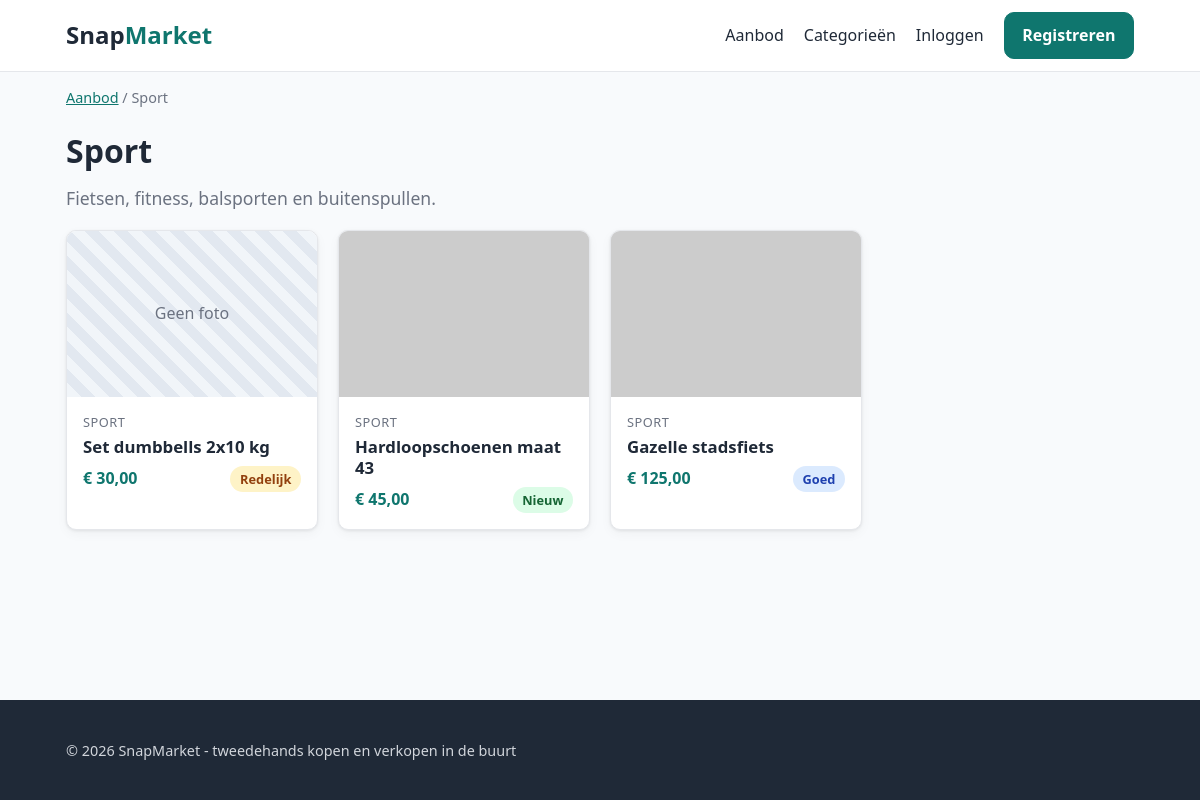
Screenshot of /items_index.php?category_id=4 with the database file from the repository.
### tables this page shows
CREATE TABLE categories (
    id INT UNSIGNED NOT NULL AUTO_INCREMENT,
    naam VARCHAR(50) NOT NULL,
    omschrijving VARCHAR(255) NOT NULL,
    PRIMARY KEY (id),
    UNIQUE KEY uq_categories_naam (naam)
);

CREATE TABLE items (
    id INT UNSIGNED NOT NULL AUTO_INCREMENT,
    titel VARCHAR(100) NOT NULL,
    omschrijving TEXT NOT NULL,
    prijs INT UNSIGNED NOT NULL,
    conditie ENUM('nieuw', 'goed', 'redelijk', 'slecht') NOT NULL,
    status ENUM('beschikbaar', 'verkocht') NOT NULL DEFAULT 'beschikbaar',
    foto_url VARCHAR(255) NULL,
    user_id INT UNSIGNED NOT NULL,
    category_id INT UNSIGNED NOT NULL,
    deleted_at DATETIME NULL,
    created_at TIMESTAMP NOT NULL DEFAULT CURRENT_TIMESTAMP,
    PRIMARY KEY (id),
    CONSTRAINT fk_items_user FOREIGN KEY (user_id) REFERENCES users (id),
    CONSTRAINT fk_items_category FOREIGN KEY (category_id) REFERENCES categories (id)
);

### www/functions.php (called while the page is built, shortened)
<?php
function formatPrijs($centen)
{
    return '€ ' . number_format($centen / 100, 2, ',', '.');
}

### www/item_card.php (the view, shortened to what this page needs)
<a class="card" href="item_detail.php?id=<?php echo $item['id']; ?>">
    <div class="card-image">
        <?php if (!empty($item['foto_url'])) : ?>
            <img src="<?php echo htmlspecialchars($item['foto_url']); ?>" alt="<?php echo htmlspecialchars($item['titel']); ?>" loading="lazy">
        <?php else : ?>
            <div class="no-image">Geen foto</div>
        <?php endif; ?>
    </div>
    <div class="card-body">
        <p class="card-category"><?php echo htmlspecialchars($item['categorie_naam']); ?></p>
        <h3 class="card-title"><?php echo $item['titel']; ?></h3>
        <div class="card-meta">
            <span class="price"><?php echo formatPrijs($item['prijs']); ?></span>
            <span class="badge badge-<?php echo htmlspecialchars($item['conditie']); ?>"><?php echo htmlspecialchars(ucfirst($item['conditie'])); ?></span>
        </div>
    </div>
</a>

### www/items_index.php (shortened to what this page needs)
<?php
require 'database.php';
require 'functions.php';
$category = null;
if (isset($_GET['category_id'])) {
    $stmt = $conn->prepare("SELECT * FROM categories WHERE id = :id");
    $stmt->execute(['id' => $_GET['category_id']]);
    $category = $stmt->fetch(PDO::FETCH_ASSOC);
}
if ($category) {
    $sql = "SELECT items.*, categories.naam AS categorie_naam
            FROM items
            JOIN categories ON items.category_id = categories.id
            WHERE items.status = 'beschikbaar' AND items.deleted_at IS NULL
            AND items.category_id = :category_id
            ORDER BY items.created_at DESC";
    $stmt = $conn->prepare($sql);
    $stmt->execute(['category_id' => $category['id']]);
}
$items = $stmt->fetchAll(PDO::FETCH_ASSOC);
require 'header.php';
?>
<main class="container">
    <?php if ($category) : ?>
        <p class="breadcrumb"><a href="items_index.php">Aanbod</a> / <?php echo htmlspecialchars($category['naam']); ?></p>
        <h1><?php echo htmlspecialchars($category['naam']); ?></h1>
        <p class="lead"><?php echo htmlspecialchars($category['omschrijving']); ?></p>
    <?php else : ?>
        <h1>Aanbod</h1>
        <p class="lead">Alle beschikbare advertenties, nieuwste eerst.</p>
    <?php endif; ?>
    <?php if (empty($items)) : ?>
        <p class="empty">Er zijn hier nog geen advertenties.</p>
    <?php else : ?>
        <div class="grid">
            <?php foreach ($items as $item) : ?>
                <?php include 'item_card.php'; ?>
            <?php endforeach; ?>
        </div>
    <?php endif; ?>
</main>
<?php require 'footer.php'; ?>

### www/css/style.css (style rules this page uses)
:root { --color-primary: #0f766e; --color-primary-dark: #115e59; --color-accent: #f59e0b; --color-text: #1f2937; --color-muted: #6b7280; --color-border: #e5e7eb; --color-bg: #f8fafc; --color-white: #ffffff; --color-error: #b91c1c; --color-success: #15803d; --radius: 10px; --shadow: 0 1px 3px rgba(0, 0, 0, 0.08), 0 4px 12px rgba(0, 0, 0, 0.04); }
* { box-sizing: border-box; }
body { margin: 0; font-family: system-ui, -apple-system, "Segoe UI", Roboto, sans-serif; color: var(--color-text); background: var(--color-bg); line-height: 1.6; display: flex; flex-direction: column; min-height: 100vh; }
main { flex: 1; padding-top: 2rem; padding-bottom: 3rem; }
a { color: var(--color-primary); }
h1, h2, h3 { line-height: 1.25; }
img { max-width: 100%; display: block; }
.container { width: 100%; max-width: 1100px; margin: 0 auto; padding: 0 1rem; }
.lead { color: var(--color-muted); font-size: 1.1rem; margin-top: -0.5rem; }
.breadcrumb { font-size: 0.9rem; color: var(--color-muted); }
.grid { display: grid; grid-template-columns: repeat(auto-fill, minmax(230px, 1fr)); gap: 1.25rem; }
.card { display: flex; flex-direction: column; background: var(--color-white); border: 1px solid var(--color-border); border-radius: var(--radius); overflow: hidden; box-shadow: var(--shadow); color: var(--color-text); text-decoration: none; transition: transform 0.15s ease; }
.card-image { position: relative; aspect-ratio: 3 / 2; background: var(--color-border); }
.card-image img { width: 100%; height: 100%; object-fit: cover; }
.card-body { padding: 0.9rem 1rem 1rem; }
.card-category { margin: 0; font-size: 0.8rem; color: var(--color-muted); text-transform: uppercase; letter-spacing: 0.04em; }
.card-title { margin: 0.2rem 0 0.6rem; font-size: 1.05rem; }
.card-meta { display: flex; align-items: center; justify-content: space-between; }
.no-image { display: flex; align-items: center; justify-content: center; width: 100%; height: 100%; color: var(--color-muted); background: repeating-linear-gradient(45deg, #f1f5f9, #f1f5f9 10px, #e2e8f0 10px, #e2e8f0 20px); }
.price { font-weight: 700; color: var(--color-primary); }
.badge { display: inline-block; padding: 0.15rem 0.6rem; border-radius: 999px; font-size: 0.8rem; font-weight: 600; background: var(--color-border); }
.badge-nieuw { background: #dcfce7; color: #166534; }
.badge-goed { background: #dbeafe; color: #1e40af; }
.badge-redelijk { background: #fef3c7; color: #92400e; }

### rows the page displays
categories: naam "Sport", omschrijving "Fietsen, fitness, balsporten en buitenspullen."
items: shows "Geen foto", category.naam "SPORT", titel "Set dumbbells 2x10 kg", prijs "€ 30,00", conditie "Redelijk"
items: category.naam "SPORT", titel "Hardloopschoenen maat 43", prijs "€ 45,00", conditie "Nieuw"
items: category.naam "SPORT", titel "Gazelle stadsfiets", prijs "€ 125,00", conditie "Goed"
